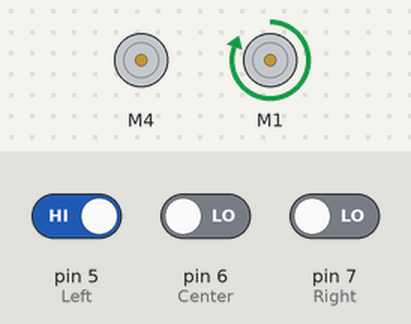
Bench run of a sketch on a simulated Arduino Uno, built with avr-gcc and run on an emulated ATmega328P. On the bench: 2 × DC motor (green arrow = forward, orange = backward, longer = faster). Inputs (shaded band) come from the test bench; at power-on: pin 6 (Center) LOW, pin 5 (Left) HIGH, pin 7 (Right) LOW.

Above: at 4.2 s.
4.3 s: pin 6 (Center) driven HIGH
At 5.0 s:
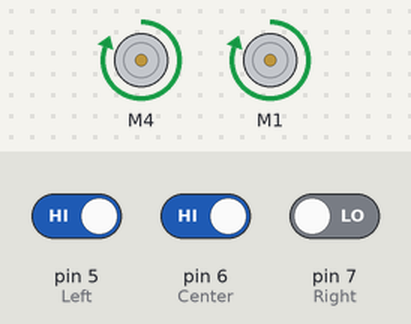
5.8 s: pin 6 (Center) driven LOW
At 6.2 s:
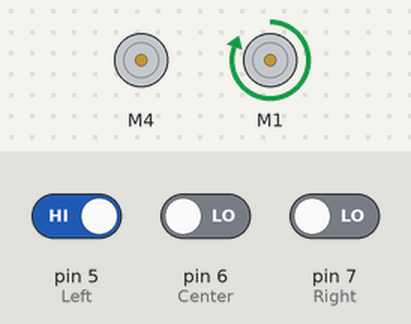
7.3 s: pin 5 (Left) driven LOW and pin 7 (Right) driven HIGH
At 8.5 s:
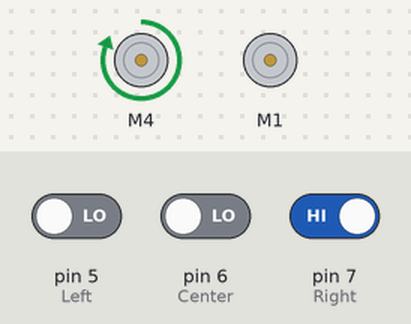
Timing chart, 0 to 10.3 s (numbered marks = the images above; inputs shaded):
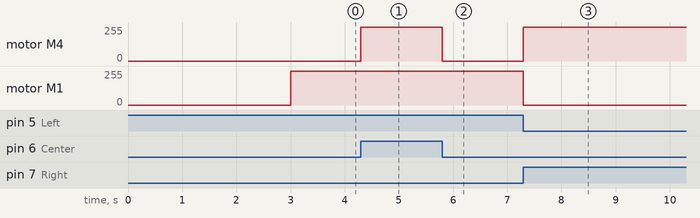

The sketch:

testing.ino
```cpp
#include <Wire.h>
#include <Adafruit_MotorShield.h>
#include "utility/Adafruit_MS_PWMServoDriver.h"
Adafruit_MotorShield AFMS = Adafruit_MotorShield();
Adafruit_DCMotor *motorLeft = AFMS.getMotor(4);
Adafruit_DCMotor *motorRight = AFMS.getMotor(1);

#define forward   255
#define turn      255
#define lSensor 5
#define cSensor 6
#define rSensor 7

void setup() {
  AFMS.begin();
  pinMode(5, INPUT);  // Left
  pinMode(6, INPUT);  // Center
  pinMode(7, INPUT);  // Right
  motorLeft->run(RELEASE);
  motorRight->run(RELEASE);
  delay(3000);
}

void loop() {
  int L = digitalRead(5);  // Left
  int C = digitalRead(6);  // Center
  int R = digitalRead(7);  // Right

  if (!L && C && !R) //010
  {
    motorLeft->setSpeed(forward);
    motorRight->setSpeed(forward);
    motorLeft->run(FORWARD);
    motorRight->run(FORWARD);
  }
  else if (!L && C && R) //011
  {
    motorLeft->setSpeed(forward);
    motorRight->setSpeed(forward);
    motorLeft->run(FORWARD);
    motorRight->run(FORWARD);
  }
  else if (L && C && !R) //110
  {
    motorLeft->setSpeed(forward);
    motorRight->setSpeed(forward);
    motorLeft->run(FORWARD);
    motorRight->run(FORWARD);
  }
  else if (!L && !C && R) //001
  {
    motorLeft->setSpeed(forward);
    motorRight->setSpeed(forward);
    motorLeft->run(FORWARD);
    motorRight->run(RELEASE);
  }
  else if (L && !C && !R) //100
  {
    motorLeft->setSpeed(forward);
    motorRight->setSpeed(forward);
    motorLeft->run(RELEASE);
    motorRight->run(FORWARD);
  }
}
```

Measured:
- after the input at 4.3 s, motor M4: stopped → forward 255/255 at once
- after the input at 5.8 s, motor M4: forward 255/255 → stopped at once
- after the input at 7.3 s, motor M4: stopped → forward 255/255 at once; motor M1: forward 255/255 → stopped at once
